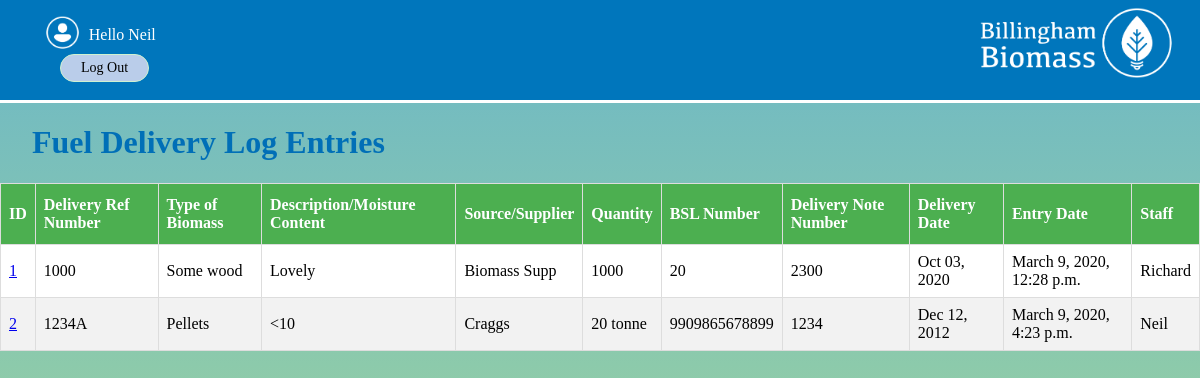
The page /fueldelivery/viewfuelrecordlog (signed in) on the database as committed earlier.
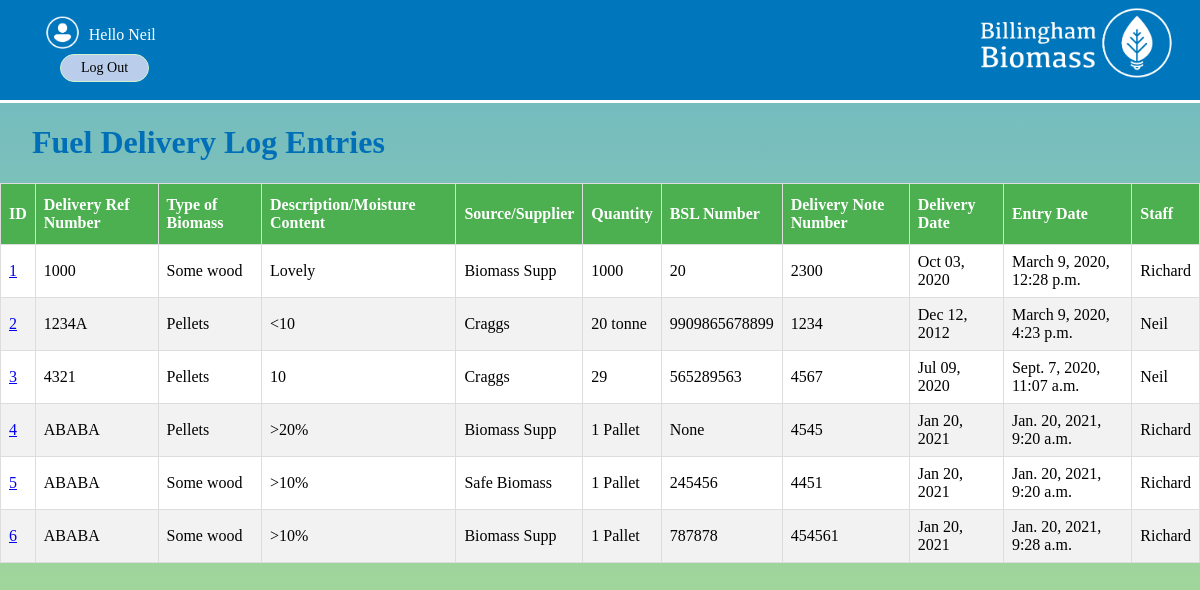
The same page on the database as committed later.
### fueldelivery/models.py (models this page shows, shortened)
class FuelLogDeliveryMod(models.Model):
    delivery_ref_number = models.CharField(max_length=50)
    type_of_biomass = models.CharField(max_length=50)
    description_moisture_content = models.CharField(max_length=50)
    source_supplier = models.CharField(max_length=50)
    quantity = models.CharField(max_length=50)
    BSL_Number = models.IntegerField(choices=BSL_CHOICES,null=True,blank=True)
    delivery_note_number = models.IntegerField()
    delivery_date = models.DateTimeField()
    entry_date = models.DateTimeField(auto_now_add = True)
    entry_day = models.DateField(auto_now_add = True)
    staff = models.ForeignKey(User,on_delete=models.CASCADE)

### fueldelivery/views.py (the view)
# urls.py: path('viewfuelrecordlog',views.ViewFuelDeliverylog, name='viewfuelrecord'),
@login_required(login_url="/accounts/login/")
def ViewFuelDeliverylog(request):
    entriesLog = FuelLogDeliveryMod.objects.all().order_by('entry_date')
    return render(request,'fueldelivery/viewfuelrecord.html',{'entriesLog':entriesLog})

### fueldelivery/templates/fueldelivery/viewfuelrecord.html
{% extends 'base_layout.html' %}
{% block content %}
<div class="fuelLog">
  <h1>Fuel Delivery Log Entries</h1>
  <table>
    <thead>
    <th>ID</th>
    <th>Delivery Ref Number</th>
    <th>Type of Biomass</th>
    <th>Description/Moisture Content</th>
    <th>Source/Supplier</th>
    <th>Quantity</th>
    <th>BSL Number</th>
    <th>Delivery Note Number</th>
    <th>Delivery Date</th>
    <th>Entry Date</th>
    <th>Staff</th>
    </thead>
    <tbody>
  {% for entryLog in entriesLog %}
  <tr>
      <td><a href="{% url 'fuelrecords:idRecord' id=entryLog.id%}">{{entryLog.id}}</a></td>
      <td>{{entryLog.delivery_ref_number}}</td>
      <td>{{entryLog.type_of_biomass}}</td>
      <td>{{entryLog.description_moisture_content}}</td>
      <td>{{entryLog.source_supplier}}</td>
      <td>{{entryLog.quantity}}</td>
      <td>{{entryLog.BSL_Number}}</td>
      <td>{{entryLog.delivery_note_number}}</td>
      <td>{{entryLog.delivery_date|date:"M d, Y"}}</td>
      <td>{{entryLog.entry_date}}</td>
      <td>{{entryLog.staff}}</td>
      </tr>
    {% endfor %}
    </tbody>
</div>
{% endblock %}

Rows that differ between the two databases and show on the page:
added FuelLogDeliveryMod: id "3", delivery_ref_number "4321", type_of_biomass "Pellets", description_moisture_content "10", source_supplier "Craggs", quantity "29", BSL_Number "565289563", delivery_note_number "4567", delivery_date "Jul 09, 2020", entry_date "Sept. 7, 2020, 11:07 a.m.", staff "Neil"
added FuelLogDeliveryMod: id "4", delivery_ref_number "ABABA", type_of_biomass "Pellets", description_moisture_content ">20%", source_supplier "Biomass Supp", quantity "1 Pallet", BSL_Number "None", delivery_note_number "4545", delivery_date "Jan 20, 2021", entry_date "Jan. 20, 2021, 9:20 a.m.", staff "Richard"
added FuelLogDeliveryMod: id "5", delivery_ref_number "ABABA", type_of_biomass "Some wood", description_moisture_content ">10%", source_supplier "Safe Biomass", quantity "1 Pallet", BSL_Number "245456", delivery_note_number "4451", delivery_date "Jan 20, 2021", entry_date "Jan. 20, 2021, 9:20 a.m.", staff "Richard"
added FuelLogDeliveryMod: id "6", delivery_ref_number "ABABA", type_of_biomass "Some wood", description_moisture_content ">10%", source_supplier "Biomass Supp", quantity "1 Pallet", BSL_Number "787878", delivery_note_number "454561", delivery_date "Jan 20, 2021", entry_date "Jan. 20, 2021, 9:28 a.m.", staff "Richard"
